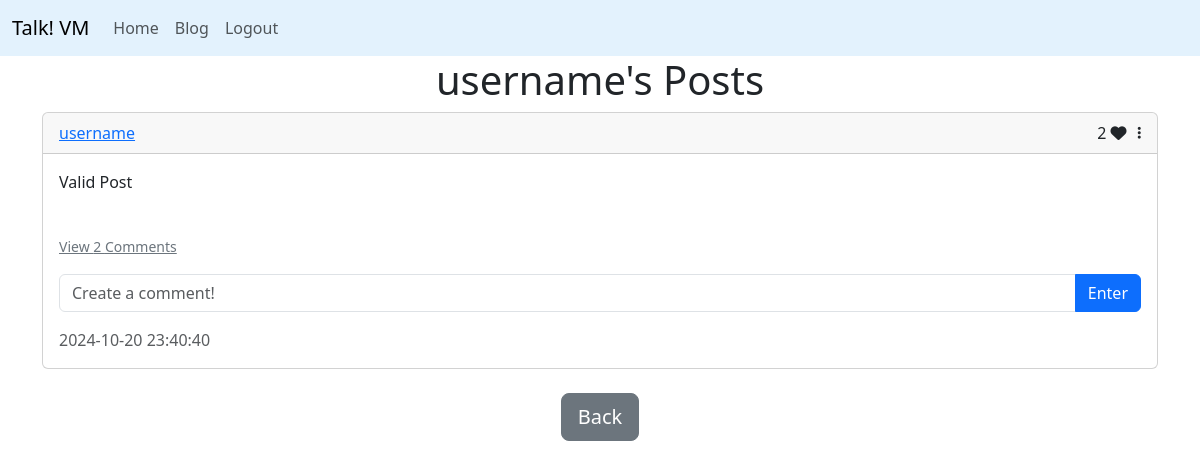
/posts/username (signed in), run on the app's committed database.
### website/models.py (models this page shows)
class User(db.Model, UserMixin):
   id = db.Column(db.Integer, primary_key=True)
   email = db.Column(db.String(150), unique=True)
   username = db.Column(db.String(150), unique=True)
   password = db.Column(db.String(150))
   date_created = db.Column(db.DateTime(timezone=True), default=func.now())
   posts = db.relationship('Post', backref='user', passive_deletes=True)
   likes = db.relationship('Like', backref='user', passive_deletes=True)
   comments = db.relationship('Comment', backref='user', passive_deletes=True)

class Post(db.Model):
   id = db.Column(db.Integer, primary_key=True)
   text = db.Column(db.Text, nullable=False)
   date_created = db.Column(db.DateTime(timezone=True), default=func.now())
   author = db.Column(db.Integer, db.ForeignKey('user.id', ondelete="CASCADE"), nullable=False)
   likes = db.relationship('Like', backref='post', passive_deletes=True)
   comments = db.relationship('Comment', backref='post', passive_deletes=True)

### website/views.py (the view)
@views.route("/posts/<username>")
@login_required
def posts(username):
   user = User.query.filter_by(username=username).first()
   if not user:
       flash('No user with that username exists.', category='error')
       return redirect(url_for('views.blog'))
   posts = user.posts
   return render_template("posts.html", user=current_user, posts=posts, username=username)

### website/__init__.py (called while the page is built)
def create_app():
    app = Flask(__name__)
    app.config['SECRET_KEY'] = "t$cn:v}oWJE)-jC"
    app.config['SQLALCHEMY_DATABASE_URI'] = f'sqlite:///{DB_NAME}'
    db.init_app(app)
    from .views import views
    from .auth import auth
    app.register_blueprint(views, url_prefix="/")
    app.register_blueprint(auth, url_prefix="/")
    from .models import User, Post, Comment, Like
    create_database(app)
    login_manager=LoginManager()
    login_manager.login_view = "auth.login" # redirect logged out users accessing restricted pages to login page
    login_manager.init_app(app)
    @login_manager.user_loader
    def load_user(id):
        return User.query.get(int(id))
    return app

### website/templates/posts.html (shortened to what this page needs)
{% extends "posts_div.html" %}
{% block header %}
        {{username}}'s Posts
{% endblock %}
{% block footer %}
<div align="center">
    <a class="btn btn-secondary btn-lg" href="/home">Back</a>
</div>
{% endblock %}

### website/templates/posts_div.html (shortened to what this page needs)
{% extends "base.html" %}
{% block content %}
 <h1 align="center">
    {% block header %}{% endblock %}
</h1>
    {% for post in posts %}
    <div id="posts">
            <div class="card">
                <div class="card-header d-flex justify-content-between align-items-center">
                    <a href="/posts/{{post.user.username}}">
                        {{post.user.username}}
                    </a>
                        <div>
                            <span>
                                <span id="likes-count-{{post.id}}">{{ post.likes|length }}</span>
                                {% if user.id in post.likes|map(attribute="author")|list %}
                                    <i class="fas fa-heart" id="like-button-{{post.id}}" onclick="like({{post.id}})"></i>
                                {% else %}
                                    <i class="far fa-heart" id="like-button-{{post.id}}" onclick="like({{post.id}})"></i>
                                {% endif %}
                            </span>
                            {% if user.id == post.author %}
                            <span class="dropdown ms-auto">
                                <i class="fas fa-ellipsis-vertical fa-sm" data-bs-toggle="dropdown" aria-expanded="false"></i>
                            </span>
                            {% endif %}
                        </div>
                </div>
                <div class="card-body">
                    <p>
                        {{post.text}}
                    </p>
                    <br/>
                    <p class="card-text">
                        {% if post.comments|length > 0 %}
                        <a data-bs-toggle="collapse" href="#comments-{{post.id}}" class="link-secondary" role="button">
                            <small>
                                View {{post.comments|length}} Comments
                            </small>
                        </a>
                        {% else %}
                        <small class="text-muted">
                            No Comments
                        </small>
                        {% endif %}
                    </p>
                    <form class="input-group mb-3" method="POST" action="/create-comment/{{post.id}}">
                        <input type="text" id="text" name="text" class="form-control" placeholder="Create a comment!"/>
                        <button type="submit" class="btn btn-primary">Enter</button>
                    </form>
                    <footer class="text-muted">
                        {{post.date_created}}
                    </footer>
                </div>
            </div>
            <br/>
        {% endfor %}
    </div>
        {% block footer %}{% endblock %}
{% endblock %}

### data on the page
User: username "username"
Post: user.username "username", likes|length "2", text "Valid Post", comments|length "2", date_created "2024-10-20 23:40:40"
